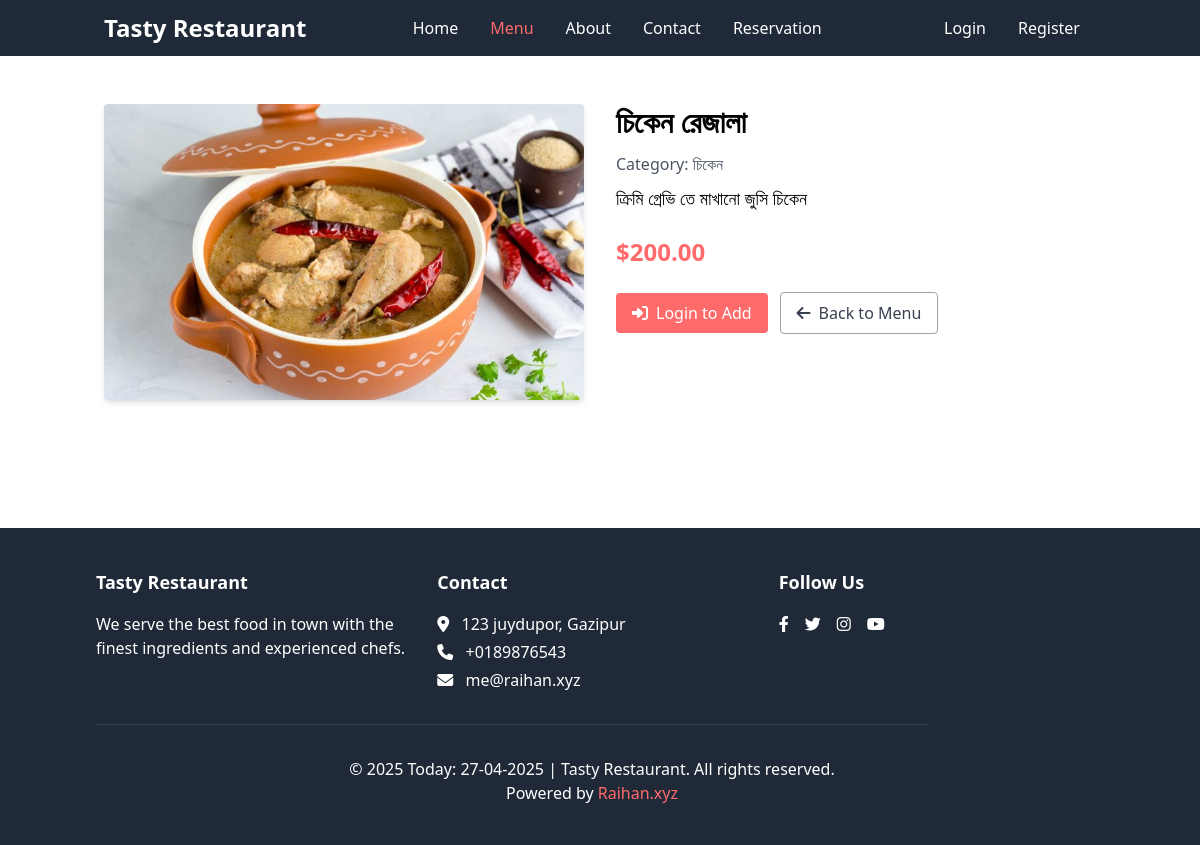
Screenshot of /menu/chicken/ with the database file from the repository.
### home/models.py (models this page shows, shortened)
class MenuItem(models.Model):
    name = models.CharField(max_length=100)
    slug = models.SlugField(unique=True, blank=True)
    category = models.ForeignKey(Category, on_delete=models.CASCADE, related_name='menu_items')
    description = models.TextField()
    price = models.DecimalField(max_digits=10, decimal_places=2)
    image = models.ImageField(upload_to='menu_items/')
    is_available = models.BooleanField(default=True)
    is_featured = models.BooleanField(default=False)
    created_at = models.DateTimeField(auto_now_add=True)
    updated_at = models.DateTimeField(auto_now=True)

class Category(models.Model):
    name = models.CharField(max_length=100)
    slug = models.SlugField(unique=True, blank=True)
    description = models.TextField(blank=True)
    image = models.ImageField(upload_to='categories/', blank=True, null=True)
    created_at = models.DateTimeField(auto_now_add=True)
    class Meta:
        verbose_name_plural = 'Categories'

### home/views.py (the view)
# urls.py: path('menu/<slug:slug>/', views.menu_item_detail, name='menu_item_detail'),
def menu_item_detail(request, slug):
    menu_item = get_object_or_404(MenuItem, slug=slug, is_available=True)
    related_items = MenuItem.objects.filter(category=menu_item.category).exclude(id=menu_item.id)[:4]
    context = {
        'menu_item': menu_item,
        'related_items': related_items,
    }
    return render(request, 'home/menu_item_detail.html', context)

### templates/home/menu_item_detail.html (shortened to what this page needs)
{% extends 'base.html' %}
{% block content %}
    <section class="py-12">
        <div class="container mx-auto px-4">
            <div class="grid grid-cols-1 md:grid-cols-2 gap-8">
                <div>
                    <img src="{{ menu_item.image.url }}" alt="{{ menu_item.name }}" class="w-full rounded shadow-md">
                </div>
                <div>
                    <h1 class="text-3xl font-bold mb-3">{{ menu_item.name }}</h1>
                    <p class="text-gray-600 mb-2">Category: {{ menu_item.category.name }}</p>
                    <p class="text-lg mb-6">{{ menu_item.description }}</p>
                    <h3 class="text-2xl font-bold text-primary my-6">${{ menu_item.price }}</h3>
                    <div class="flex flex-wrap items-center gap-3">
                        {% if user.is_authenticated %}
                            <a href="{% url 'user:add_to_cart' menu_item.id %}" class="bg-primary hover:bg-primary-dark text-white px-4 py-2 rounded flex items-center">
                                <i class="fas fa-cart-plus mr-2"></i> Add to Cart
                            </a>
                        {% else %}
                            <a href="{% url 'user:login' %}?next={{ request.path }}" class="bg-primary hover:bg-primary-dark text-white px-4 py-2 rounded flex items-center">
                                <i class="fas fa-sign-in-alt mr-2"></i> Login to Add
                            </a>
                        {% endif %}
                        <a href="{% url 'home:menu' %}" class="border border-gray-400 text-gray-700 hover:bg-gray-100 px-4 py-2 rounded flex items-center">
                            <i class="fas fa-arrow-left mr-2"></i> Back to Menu
                        </a>
                    </div>
                </div>
            </div>
        </div>
    </section>
{% endblock %}

### rows the page displays
MenuItem: image (picture), name "চিকেন রেজালা", category.name "চিকেন", description "ক্রিমি গ্রেভি তে মাখানো জুসি চিকেন", price "200.00"
